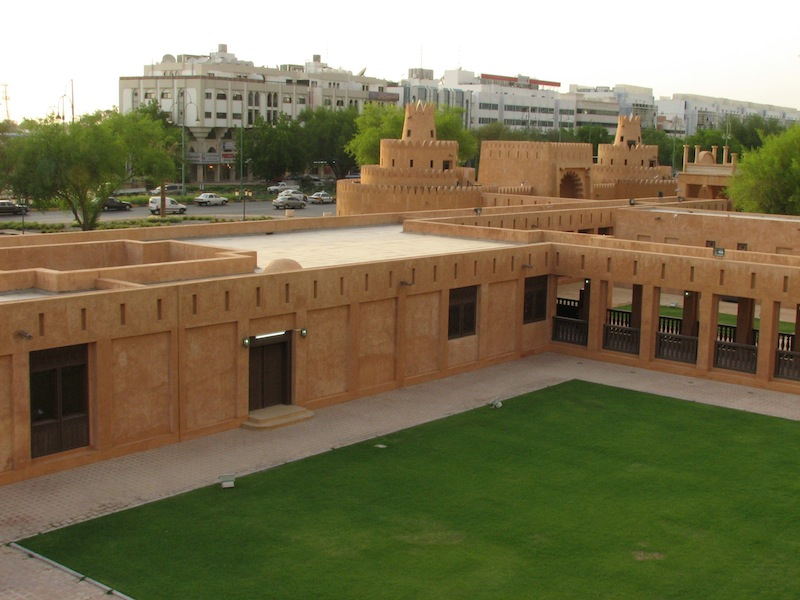
#> input picture CV_Lab3/Image1.png, 800 x 600 px
$ python tp3_test.py   (older library calls are emulated)
#> lines starting #> are read from the running program, lines starting #| are printed output that depends on the picture; after the words box and inside, x2 and y2 are one past the last pixel; in counts of white or black regions, pixels touching at a corner belong together; long printed decimals are rounded
### CV_Lab3/tp3_sujet.py
import numpy as np
import matplotlib.pyplot as plt
import scipy.ndimage
from scipy import ndimage
from skimage.io import imread
from skimage.io import imsave
import pickle
from scipy import sparse
from scipy.sparse import diags
from scipy.sparse.linalg import spsolve,cg

# [4 lines left out: function pause, not called in this run]

def smoothGaussian(im,sigma):
    N=4*sigma
    x=np.arange(-N,N+1).astype(float).reshape(-1,1)
    weights=np.exp(-(x**2)/(2*sigma**2))
    weights=weights/np.sum(weights)
    im2=scipy.ndimage.convolve(im.astype(float), weights)
    im_smooth=scipy.ndimage.convolve(im2.astype(float), weights.transpose())
    return im_smooth

def gradient(im_smooth):
    gradient_x=scipy.ndimage.convolve(im_smooth.astype(float),0.5*np.array([[ 1,0,-1]]))
    gradient_y=scipy.ndimage.convolve(im_smooth.astype(float),0.5*np.array([[ 1,0,-1]]).transpose())
    return gradient_x,gradient_y

def smoothedGradient(im,sigma):
    """this function computes a smooth version of the image image using the convolution by a gaussian with standard deviation sigma
    and then compue the gradient in the x and y direction using kernels [1,0,-1] ans its transpose"""
    #TODO: Code this function (you can use the functions above )
    im_x, im_y = gradient(smoothGaussian(im, sigma))

    return im_x,im_y

def HarrisScore(im,sigma1,sigma2,k=0.06):
    """this function compute the harris score for each pixel in the image and return the result as an image"""
    #TODO implement this function
    im_x, im_y = smoothedGradient(im, sigma1)
    m_11 = smoothGaussian(im_x**2, sigma2)
    m_12 = smoothGaussian(im_x*im_y, sigma2)
    m_21 = smoothGaussian(im_x*im_y, sigma2)
    m_22 = smoothGaussian(im_y**2, sigma2)

    R = m_11*m_22 - m_12*m_21 - k*((m_11 + m_22)**2)

    return R

def HarrisCorners(im,sigma1,sigma2,k=0.06):
    """this function extract local maximums ion the harris score image that are above 0.005 times the maxium of R and a local miximum in a region a radius 2"""
    R= HarrisScore(im,sigma1=sigma1,sigma2=sigma2,k=0.06)
    import skimage.feature
    #TODO : implement this function by calling skimage.feature.peak.peak_local_max
    peaks = skimage.feature.peak_local_max(R, min_distance=2, threshold_rel=0.005)[::-1]
    return peaks

def displayPeaks(im,peaks):
    plt.figure()
    ax=plt.subplot(1,1,1)
    plt.imshow(im,cmap=plt.cm.Greys_r)
    plt.plot(peaks[:,1],peaks[:,0],'.')
    plt.axis((0,im.shape[1],im.shape[0],0))
    ax.get_xaxis().set_visible(False)
    ax.get_yaxis().set_visible(False)
    plt.subplots_adjust(left=0.01, right=0.99, top=1, bottom=0)
    plt.show()


def extractPatches(im ,points,N):
    """this function extracts patches of size N by N centered around each point privded in the matrix points
    and return a nb_points by N by N 3D array """
    assert(N%2==1)
    radius=(N-1)/2
    patches=np.zeros((points.shape[0],N,N))
    for i,p in enumerate (points):
        if p[0]-radius>=0 and p[0]+radius<im.shape[0] and p[1]-radius>=0 and p[1]+radius<im.shape[1]:
            patches[i,:,:]=im[p[0]-radius:p[0]+radius+1,p[1]-radius:p[1]+radius+1]

    assert(patches.shape[1]==N)
    assert(patches.shape[2]==N)
    return patches


def SSDTable(patches1,patches2):
    """this function computes the sum of square differences between each pair of patches"""
    #TODO implement this function
    table = np.zeros((patches1.shape[0], patches2.shape[0]))
    for i in range(patches1.shape[0]):
        for j in range(patches2.shape[0]):
			table[i, j] = np.sum((patches1[i] - patches2[j])**2)
    return table


def NCCTable(patches1,patches2):
    """this function computes the sum of square differences between each gopair of patches"""
    #TODO implement this function
    normalize = lambda x: (x / np.linalg.norm(x))

    table = np.ndarray((len(patches1), len(patches2)))
    for i in range(len(patches1)):
        for j in range(len(patches2)):
			patch1 = normalize(patches1[i] - patches1[i].mean())
			patch2 = normalize(patches2[j] - patches2[j].mean())
			table[i, j] = 1 - np.sum(np.multiply(patch1,patch2))
    return table


# [46 lines left out: functions displayPatch, displayMatches, displayMatches2, not called in this run]


def extractMatches(table,threshold=0.7):
    bestscore=np.min(table,axis=1)
    bestmatch1=np.argmin(table,axis=1)
    bestmatch2=np.argmin(table,axis=0)
    t=bestmatch2[bestmatch1]
    valid1=t==np.arange(0,t.size)

    table_copy=table.copy()
    table_copy[np.arange(0,table.shape[0]),bestmatch1]=np.max(table)
    bestscore2=np.min(table_copy,axis=1)
    valid2=bestscore<0.9*bestscore2

    valid=valid1&valid2
    return np.nonzero(valid)[0], bestmatch1[valid]

# [105 lines left out: function main, not called in this run]
    #displayMatches(im1,im2,p1,p2)
    #plt.ioff()
    #displayMatches2(im1,im2,p1,p2)


# [2 lines that do not run on import are left out]

### CV_Lab3/marking_tools.py

import numpy as np
import matplotlib.pyplot as plt
import pickle
import os
import sys
import time

class marking():
    def __init__(self):
        self.marks=[]

    def add(self,coef,student_solution,exact_solution,duration=None,max_duration=None,relative_coef_duration=0.5,tol=1e-8,nbdiff_max=0,isimage=False):
        if student_solution is None:
            valid=False
            print('not answered')
        else:
            try:
                if isinstance(exact_solution,list):
                    exact_solution=np.array(exact_solution)
                if isinstance(student_solution,list):
                    student_solution=np.array(student_solution)
                if isinstance(student_solution, np.ndarray):
                    student_solution=student_solution.astype(exact_solution.dtype)
                diff=np.abs( student_solution - exact_solution)
                max_error=np.max(diff)
                nbdiff=np.sum(diff>tol)
                valid= (nbdiff<=nbdiff_max )
                if nbdiff>0 and valid:
                    print('WARNING : found '+str(nbdiff)+ ' differences , but still accepted')
                if not(valid):
                    print('found ' +str(nbdiff) +' values with difference with exact solution is  greater that '+str(tol))
                    print('the greatest error is '+str(max_error))
                    if nbdiff_max>0:
                        print('expect less than '+str(nbdiff_max)+' differences')

                    cov_mat = np.cov([exact_solution.flatten(),student_solution.flatten()])
                    if np.min(np.linalg.eig(cov_mat)[0])<1e-4:
                        print('seem like there is a affine relationship between your data and the expected ones')
                        plt.plot(exact_solution.flatten(),student_solution.flatten())

                    if isimage:
                        plt.figure()
                        plt.subplot(1,3,1)
                        plt.imshow(student_solution)
                        plt.subplot(1,3,2)
                        plt.imshow(exact_solution)
                        plt.subplot(1,3,3)
                        plt.imshow(np.abs(exact_solution-student_solution))
                        plt.show()
            except:
                valid=0
                print('Unexpected error:', sys.exc_info()[0],sys.exc_info()[1])

            if duration is not None and max_duration is not None:
                if duration>max_duration:
                    print('executation time ('+str(duration)+') expected to be less than ' + str(max_duration))
                    valid=valid*relative_coef_duration

        self.marks.append({'coef':coef,'valid':valid})
        print('question '+str(len(self.marks))+": "+str(valid*coef)+"/"+str(coef))

    def print_note(self):
        note=np.sum([m['coef']*m['valid'] for m in self.marks])
        total=np.sum([m['coef'] for m in self.marks])
        print('note= '+str(note)+'/'+str(total))
        return note

# [6 lines left out: function timer, not called in this run]

class chrono():
    def __init__(self):
        pass
    def tic(self):
        self.start=time.clock()
    def toc(self):
        return time.clock()-self.start

### CV_Lab3/tp3_test.py
import os
import sys
import time
from marking_tools import *

from tp3_sujet import *


def test():
    plt.ion()

    im1=np.mean(np.array(imread('Image1.png')).astype(np.float),axis=2)
#> im1: shape (600, 800) float64; min 0.333, max 255, mean 108.1
    im2=np.mean(np.array(imread('Image2.png')).astype(np.float),axis=2)
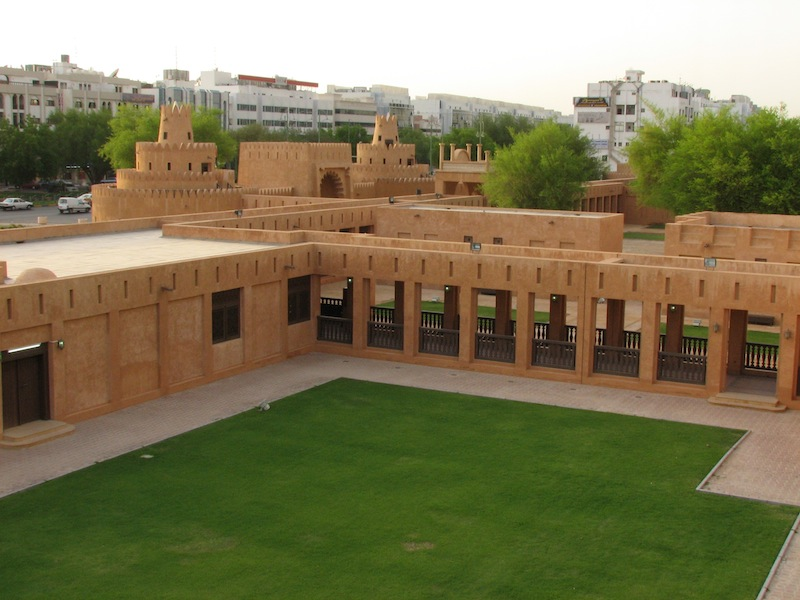
#> input picture CV_Lab3/Image2.png, 800 x 600 px
#> im2: shape (600, 800) float64; min 0.333, max 255, mean 110.3


    m=marking()
    im_x,im_y=smoothedGradient(im1,sigma=2)
#> in gradient, `gradient_y=scipy.ndimage.convolve(im_smooth.astype(float),0.5*np.array..`:
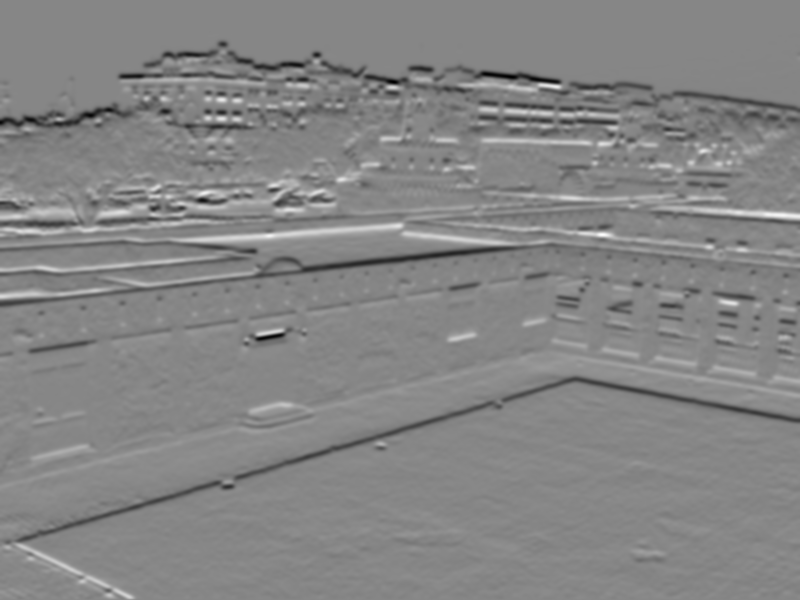
#> gradient_y: shape (600, 800) float64; min -26.18, max 23.35, mean -0.3; drawn with min black and max white
    m.add(1, im_x[200:205,300:302],[[-0.67794561, -3.19281727],
                                    [-0.03868455, -1.62560241],
                                    [ 0.22736612, -0.30635884],
                                    [ 0.36763735,  0.77305092],
                                    [ 0.70369259,  1.80483468]])
#> in add, `student_solution=student_solution.astype(exact_solution.dtype)`: student_solution = [[-0.678, -3.19], [-0.0387, -1.63], [0.227, -0.306], [0.368, 0.773], [0.704, 1.8]]
#> in add, `diff=np.abs( student_solution - exact_solution)`: diff = [[1.68e-10, 1.68e-09], [4.85e-09, 4.14e-09], [4.01e-09, 4.59e-09], [1.98e-09, 2.06e-09], [4.55e-09, 6.06e-10]]
#> in add, `max_error=np.max(diff)`: max_error = 4.85e-09
#> in add, `nbdiff=np.sum(diff>tol)`: nbdiff = 0
#> in add, `valid= (nbdiff<=nbdiff_max )`: valid = True
#| question 1: 1/1

    m.add(1, im_y[200:205,300:302],[[-5.56381571, -4.35629625],
                                    [-6.46047   , -5.52624641],
                                    [-7.64421368, -6.98094653],
                                    [-7.79410418, -7.17904077],
                                    [-6.19673306, -5.43011379]])
#| question 2: 1/1


    R=HarrisScore(im1,sigma1=2,sigma2=3,k=0.06)
    m.add(2, R[200:205,300:302],[[ 239.81975235,  259.09744995],
                                 [ 199.59635893,  223.4601744 ],
                                 [ 176.86886897,  207.17943751],
                                 [ 172.95245279,  210.87816299],
                                 [ 184.14220583,  230.85600882]])
#| question 3: 2/2


    plt.imshow(R,cmap=plt.cm.Greys_r)
    #imsave('harris_response.png',(R-R.min())/(np.max(R)-np.min(R)))


    corners1=HarrisCorners(im1,sigma1=2,sigma2=3,k=0.06)
#> in HarrisCorners, `peaks = skimage.feature.peak_local_max(R, min_distance=2, threshold_re..`: peaks = 392 pairs, first value 46 to 592, second value 7 to 793
#> corners1 has the same summary as peaks in HarrisCorners
    m.add(2,corners1[:10,:],[[ 46, 223],
                             [ 51, 216],
                             [ 56, 166],
                             [ 56, 175],
                             [ 56, 316],
                             [ 61, 159],
                             [ 63, 250],
                             [ 65, 256],
                             [ 67, 303],
                             [ 69, 283]])
#| found 20 values with difference with exact solution is  greater that 1e-08
#| the greatest error is 606
#| question 4: 0/2

    displayPeaks(im1,corners1)


    corners2=HarrisCorners(im2,sigma1=2,sigma2=3,k=0.06)
#> call 3 of HarrisScore, with sigma1 = 2, sigma2 = 3, k = 0.06
#> in HarrisScore (call 3), `R = m_11*m_22 - m_12*m_21 - k*((m_11 + m_22)**2)`:
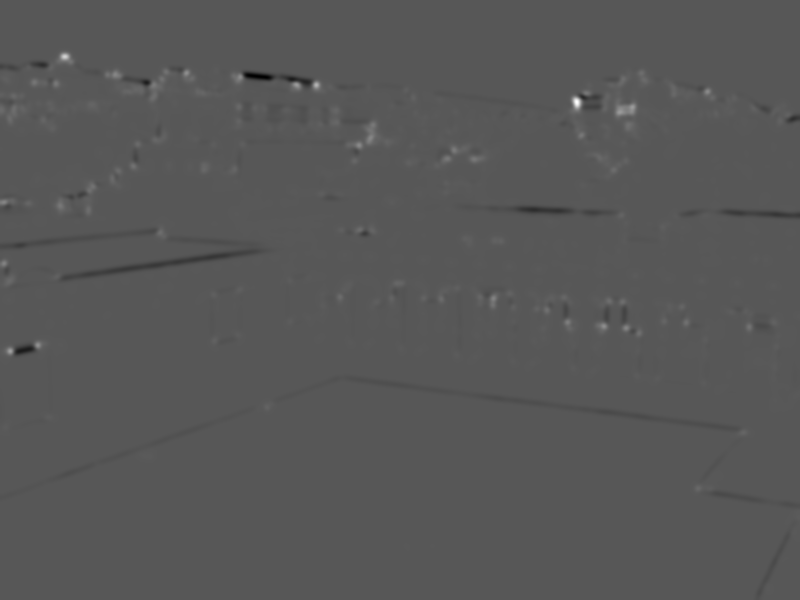
#> R: shape (600, 800) float64; min -5655.8, max 10749.9, mean -0.3; drawn with min black and max white
#> corners2 = 374 pairs, first value 56 to 588, second value 3 to 797
    #corners2[:10,:]
    #array([[ 56,  64],
           #[ 67,  51],
           #[ 68,  28],
           #[ 70, 216],
           #[ 71, 166],
           #[ 73, 186],
           #[ 73, 641],
           #[ 74, 107],
           #[ 74, 115],
           #[ 77, 240]])
    displayPeaks(im2,corners2)
#> in displayPeaks (call 2), `plt.show()`:
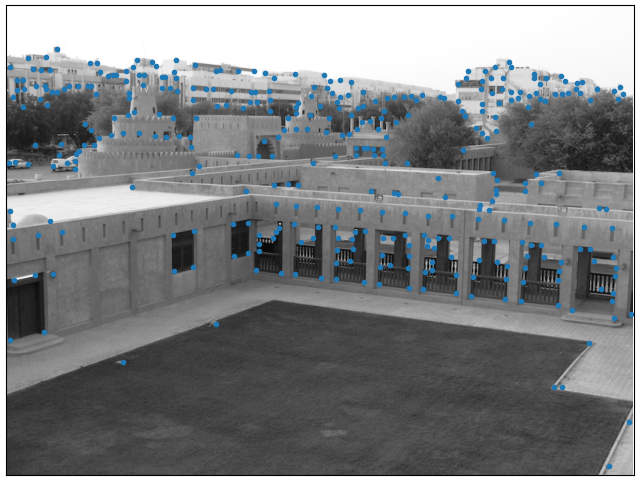
#> figure drawn by matplotlib, 1 panel

    N=21
    patches1=extractPatches(im1,corners1,N)
#> the loop in extractPatches, `for i,p in enumerate (points):` made 392 passes
#> p on passes 1 to 3: [244, 142], [286, 110], [203, 485]
    #displayPatch(im1,corners1,patches1)

    patch_test=extractPatches(im1,np.array([[150,300],[200,270]]),3)
#> the loop in extractPatches (call 2), `for i,p in enumerate (points):` made 2 passes
#> p on passes 1 to 2: [150, 300], [200, 270]

    #m.add(0,patch_test,[[[ 37.66666667,  41.66666667,  44.33333333],
                         #[ 35.66666667,  38.66666667,  40.66666667],
                         #[ 37.33333333,  38.        ,  38.66666667]],
                        #[[ 76.        ,  83.        ,  79.        ],
                         #[ 70.66666667,  73.33333333,  74.66666667],
                         #[ 91.33333333,  92.33333333,  92.33333333]]])

    patches2=extractPatches(im2,corners2,N)


    t1=np.arange(0,4*5*5).reshape(4,5,5)
    t2=t1-5
    tab=SSDTable(t1,t2)

    m.add(2,tab,[[    625.,   10000.,   50625.,  122500.],
                 [  22500.,     625.,   10000.,   50625.],
                 [  75625.,   22500.,     625.,   10000.],
                 [ 160000.,   75625.,   22500.,     625.]])
#| question 5: 2/2

    t1=patches1[[1,20,50,60],:,:]
    t2=patches2[[1,20,50,60],:,:]
    tab=NCCTable(t1,t2)
#> in NCCTable, `table = np.ndarray((len(patches1), len(patches2)))`: table = [[0, 0, 0, 0], [0, 0, 0, 0], [0, 0, 0, 0], [0, 0, 0, 0]]
#> the loop in NCCTable, `for i in range(len(patches1)):` made 4 passes
#> after the loop in NCCTable, `for i in range(len(patches1)):`:
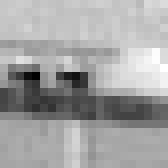
#> patch1: shape (21, 21) float64 (shown 8 times larger); min -0.162, max 0.0907, mean -4.23e-17; drawn with min black and max white
#> after the loop in NCCTable, `for i in range(len(patches1)):`: table = [[1.12, 0.986, 0.911, 0.89], [0.861, 0.952, 0.622, 0.888], [1.22, 1.13, 0.971, 1.26], [1, 0.66, 1.14, 0.523]]
#> tab has the same summary as table in NCCTable
    m.add(2,tab,[[ 0.52881566,  0.87617929,  0.69917479,  0.81774953],
       [ 0.74317605,  0.98377706,  0.72340192,  1.09927029],
       [ 0.32002431,  0.54738743,  0.25827641,  1.06443083],
       [ 0.48417473,  0.74272221,  0.68854655,  1.12421821]])
#| found 16 values with difference with exact solution is  greater that 1e-08
#| the greatest error is 0.8994
#| question 6: 0/2


    table=SSDTable(patches1,patches2)
#> after the loop in SSDTable (call 2), `for i in range(patches1.shape[0]):`:
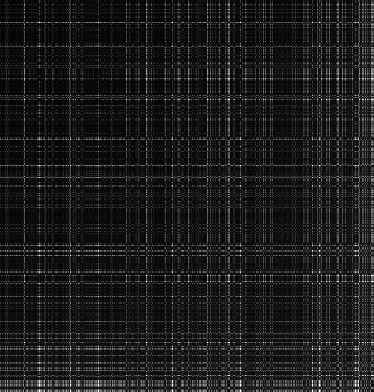
#> table: shape (392, 374) float64; min 0, max 23309735.3, mean 2594032.8; drawn with min black and max white

    m.print_note()
#> in print_note, `note=np.sum([m['coef']*m['valid'] for m in self.marks])`: note = 6
#> in print_note, `total=np.sum([m['coef'] for m in self.marks])`: total = 10
#| note= 6/10

    matches1,matches2=extractMatches(table,threshold=0.7)
#> in extractMatches, `bestscore=np.min(table,axis=1)`: bestscore = 392 values, max 990845.7 at index 365, min 0 at index 78, mean 173212.4
#> in extractMatches, `bestmatch1=np.argmin(table,axis=1)`: bestmatch1 = 392 values, max 372 at index 384, min 0 at index 16, mean 159.4
#> in extractMatches, `bestmatch2=np.argmin(table,axis=0)`: bestmatch2 = 374 values, max 391 at index 372, min 1 at index 67, mean 179.7
#> in extractMatches, `t=bestmatch2[bestmatch1]`: t = 392 values, max 391 at index 384, min 2 at index 2, mean 171.5
#> in extractMatches, `table_copy[np.arange(0,table.shape[0]),bestmatch1]=np.max(table)`:
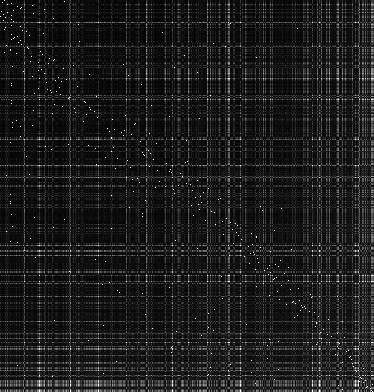
#> table_copy: shape (392, 374) float64; 0.27% of pixels changed, all inside (x1, y1, x2, y2) = (0, 0, 373, 392); drawn with min black and max white
#> in extractMatches, `bestscore2=np.min(table_copy,axis=1)`: bestscore2 = 392 values, max 991287.3 at index 365, min 0 at index 78, mean 292489.4
#> matches1 = 230 values from 2 to 391; matches2 = 230 values, max 372 at index 229, min 0 at index 4, mean 180.2
    p1=corners1[matches1,:]
#> p1 = 230 pairs, first value 56 to 484, second value 134 to 787
    p2=corners2[matches2,:]
#> p2 = 230 pairs, first value 56 to 456, second value 10 to 756
    #displayMatches(im1,im2,p1,p2)
    #plt.ioff()
    #displayMatches2(im1,im2,p1,p2)


if __name__ == "__main__":
    test()
